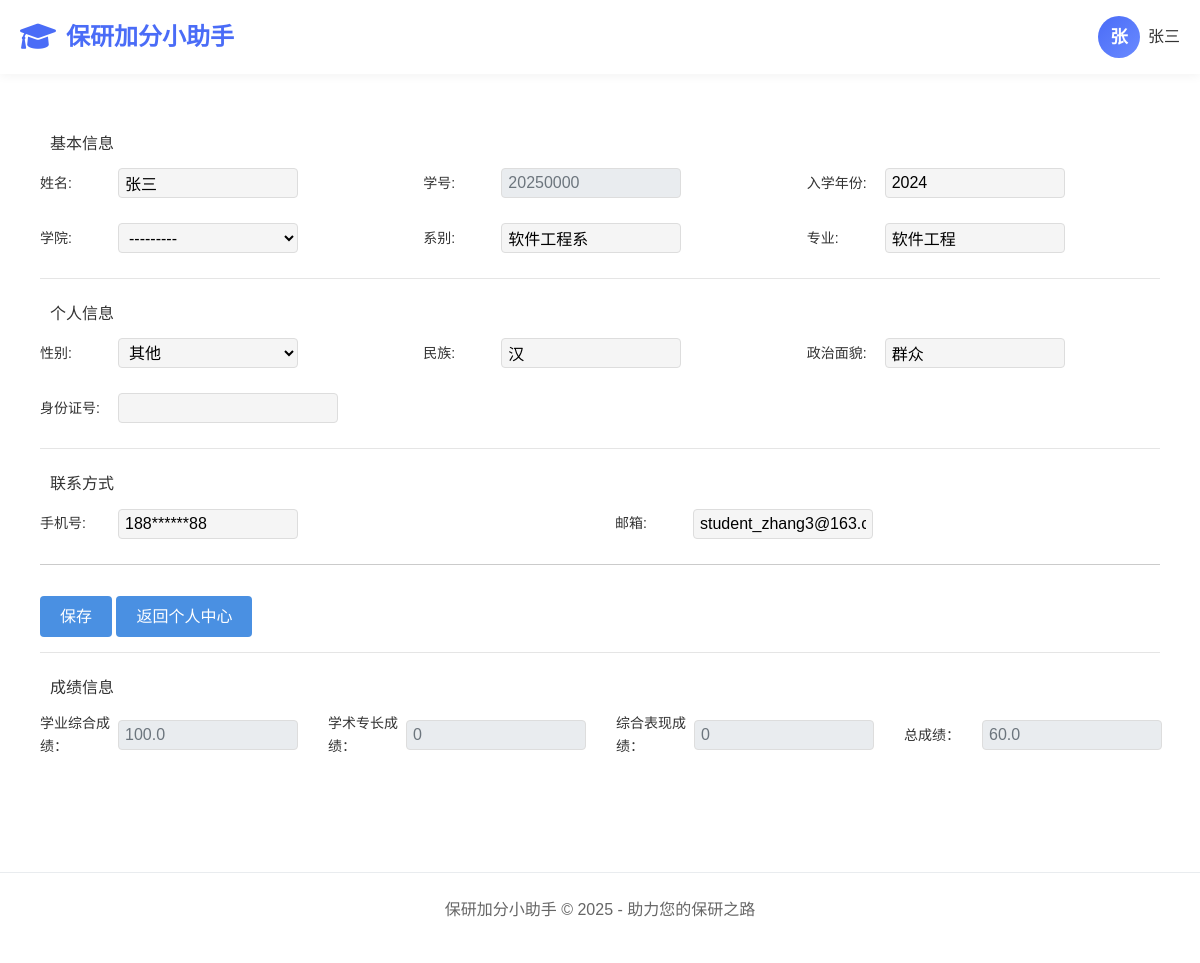
The page /student/profile/ (signed in) on the database as committed earlier.
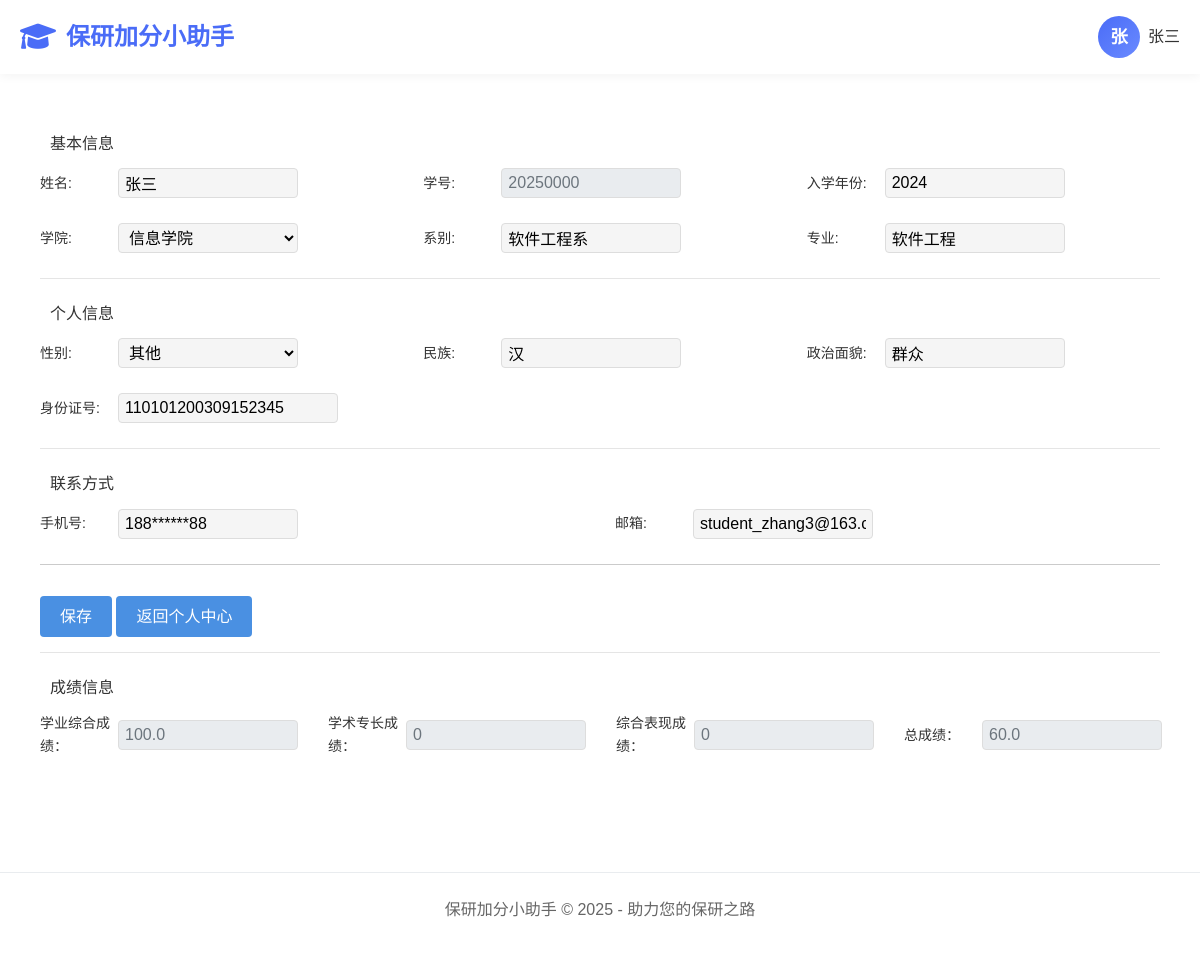
The same page on the database as committed later.
### apps/students/models.py (models this page shows, shortened)
class StudentProfile(models.Model):
    user = models.OneToOneField(
        User,
        on_delete=models.CASCADE,
        null=True,
        related_name='profile'  # 反向关联名称
    )
    COLLEGE_CHOICES = [
        ('info', '信息学院'),
        ('other', '其他'),
    ]
    full_name = models.CharField("姓名", max_length=100, blank=True)
    student_id = models.CharField("学号", max_length=20, unique=True,
                                  validators=[RegexValidator(regex=r'^\d{8,20}$', message='学号必须是8-20位数字')])
    grade = models.CharField("年级", max_length=20, blank=True)
    college = models.CharField(
        "学院",
        max_length=100,
        blank=True,
        choices=COLLEGE_CHOICES,
        default='other'  # 默认值设为其他
    )
    department = models.CharField("系别", max_length=100, blank=True)
    major = models.CharField("专业", max_length=100, blank=True)
    enrollment_year = models.PositiveIntegerField("入学年份", null=True, blank=True, help_text="例如：2023")
    GENDER_CHOICES = [
        ('M', '男'),
        ('F', '女'),
        ('O', '其他'),
    ]
    gender = models.CharField("性别", max_length=1, choices=GENDER_CHOICES, blank=True)
    ethnicity = models.CharField("民族", max_length=50, blank=True)
    political_status = models.CharField("政治面貌", max_length=50, blank=True)
    id_card = models.CharField("身份证号", max_length=18, blank=True,
                               validators=[RegexValidator(regex=r'^\d{17}[\dXx]$', message='请输入有效的身份证号')])
    phone = models.CharField("手机号", max_length=11, blank=True, help_text="请输入11位手机号码")
    email = models.EmailField("邮箱", blank=True, help_text="请输入有效的邮箱地址")
    academic_comprehensive_score = models.DecimalField(
        "学业综合成绩",  # 辅导员可设置
        max_digits=5,
        decimal_places=1,
        null=True,
        blank=True
    )
    academic_expertise_score = models.DecimalField(
        "学术专长成绩",  # 来自学术类材料加分
        max_digits=5,
        decimal_places=1,
        default=0
    )
    comprehensive_performance_score = models.DecimalField(
        "综合表现成绩",  # 来自综合类材料加分
        max_digits=5,
        decimal_places=1,
        default=0
    )
    total_score = models.DecimalField(
        "总成绩",
        max_digits=5,
        decimal_places=1,
        null=True,
        blank=True
    )
    academic_comprehensive_ratio = models.DecimalField(
        "学业综合成绩权重",
        max_digits=3,
        decimal_places=2,
        default=0.6  # 60%
    )
    academic_expertise_ratio = models.DecimalField(
        "学术专长成绩权重",
        max_digits=3,
        decimal_places=2,
        default=0.2  # 20%
    )
    comprehensive_performance_ratio = models.DecimalField(
        "综合表现成绩权重",
        max_digits=3,
        decimal_places=2,
        default=0.2  # 20%
    )

### apps/students/views.py (the view)
# urls.py: path('profile/', views.counselor_profile, name='counselor_profile'),
@login_required
def profile(request):
    try:
        profile = request.user.profile
    except StudentProfile.DoesNotExist:
        raise Http404("未找到用户个人资料。")
    if request.method == 'POST':
        form = ProfileForm(request.POST, instance=profile)
        if form.is_valid():
            form.save()
            return redirect('profile')
    else:
        form = ProfileForm(instance=profile)
    return render(request, 'students/profile.html', {'form': form})

### apps/students/views.py
class ProfileForm(ModelForm):
    class Meta:
        model = StudentProfile
        fields = [
            'full_name', 'student_id', 'grade', 'college',
            'department', 'major', 'enrollment_year',
            'gender', 'ethnicity', 'political_status', 'id_card',
            'phone', 'email'
        ]

### templates/students/profile.html (shortened to what the changed rows need)
{% extends 'students/base.html' %}
{% load static %}
{% block extra_css %}
    <link href="{% static 'CSS/students/profile.css' %}" rel="stylesheet">
{% endblock %}
{% block content %}
    <div class="content">
        <form method="POST">
            <div class="profile-module">
                <div class="form-row">
                    <div class="form-group">
                        {{ form.full_name.label_tag }} {{ form.full_name }}
                    </div>
                    <div class="form-group">
                        {{ form.student_id.label_tag }}
                        <input type="text"
                               name="{{ form.student_id.html_name }}"
                               id="{{ form.student_id.id_for_label }}"
                               value="{{ form.student_id.value|default:'' }}"
                               readonly>
                    </div>
                    <div class="form-group">
                        {{ form.enrollment_year.label_tag }} {{ form.enrollment_year }}
                    </div>
                </div>
                <div class="form-row">
                    <div class="form-group">
                        {{ form.college.label_tag }} {{ form.college }}
                    </div>
                    <div class="form-group">
                        {{ form.department.label_tag }} {{ form.department }}
                    </div>
                    <div class="form-group">
                        {{ form.major.label_tag }} {{ form.major }}
                    </div>
                </div>
            </div>
            <div class="profile-module">
                <div class="form-row">
                    <div class="form-group">
                        {{ form.gender.label_tag }} {{ form.gender }}
                    </div>
                    <div class="form-group">
                        {{ form.ethnicity.label_tag }} {{ form.ethnicity }}
                    </div>
                    <div class="form-group">
                        {{ form.political_status.label_tag }} {{ form.political_status }}
                    </div>
                </div>
                <div class="form-row">
                    <div class="form-group">
                        {{ form.id_card.label_tag }}
                        <input type="{{ form.id_card.field.widget.input_type }}"
                               name="{{ form.id_card.html_name }}"
                               id="{{ form.id_card.id_for_label }}"
                               value="{{ form.id_card.value|default:'' }}"
                               class="id-card-input">
                    </div>
                </div>
            </div>
            <div class="profile-module">
                <div class="form-row">
                    <div class="form-group">
                        {{ form.phone.label_tag }} {{ form.phone }}
                    </div>
                    <div class="form-group">
                        {{ form.email.label_tag }} {{ form.email }}
                    </div>
                </div>
            </div>
        </form>
    </div>
{% endblock %}

Rows that differ between the two databases and show on the page:
changed StudentProfile "张三": college "---------" → "信息学院"; id_card (not shown) → "110101200309152345"
